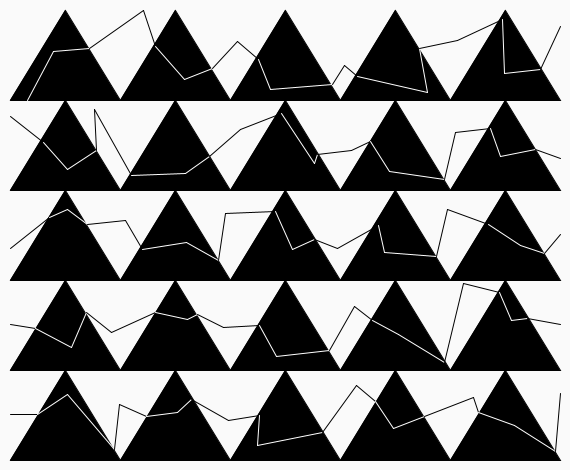
Frame 1 (no input)
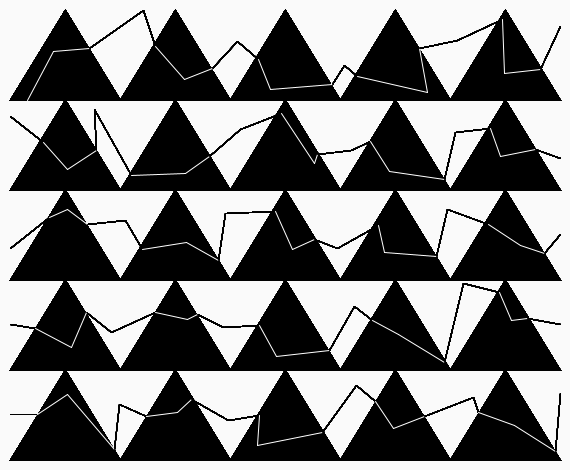
Frame 60 (the mouse pressed at the canvas centre just before this capture)
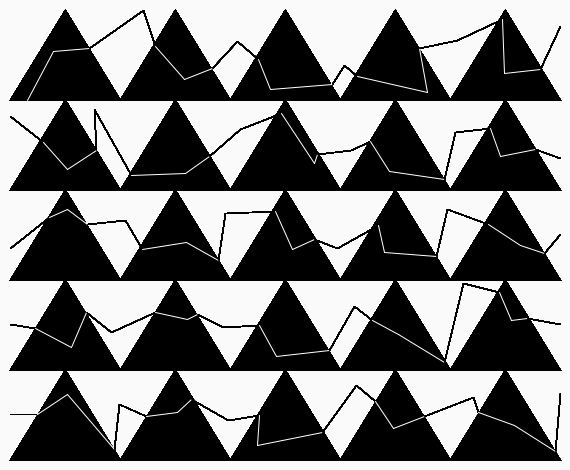
Frame 120 (the mouse held since frame 60 and released just before this capture)

The Processing sketch that drew these frames (run headless with seeded random() and noise(); from frame 60 on, the mouse is pressed at the canvas centre):

// Processing sketch: processing_84062
// ── processing_84062.pde

void setup()
{
 size(570,470);
  background(250);
}

void draw()
{
println(mouseX);
println(mouseY);

smooth();

fill(0);
triangle (10,100,65,10,120,100);
triangle (120,100,175,10,230,100);
triangle (230,100,285,10,340,100);
triangle (340,100,395,10,450,100);
triangle (450,100,505,10,560,100);
//+100 en y  et +120 en x
triangle (10,190,65,100,120,190);
triangle (120,190,175,100,230,190);
triangle (230,190,285,100,340,190);
triangle (340,190,395,100,450,190);
triangle (450,190,505,100,560,190);

triangle (10,280,65,190,120,280);
triangle (120,280,175,190,230,280);
triangle (230,280,285,190,340,280);
triangle (340,280,395,190,450,280);
triangle (450,280,505,190,560,280);

triangle (10,370,65,280,120,370);
triangle (120,370,175,280,230,370);
triangle (230,370,285,280,340,370);
triangle (340,370,395,280,450,370);
triangle (450,370,505,280,560,370);

triangle (10,460,65,370,120,460);
triangle (120,460,175,370,230,460);
triangle (230,460,285,370,340,460);
triangle (340,460,395,370,450,460);
triangle (450,460,505,370,560,460);



//1
stroke(255);
line(27,100,53,51);
line(53,51,89,48);
//2
stroke(0);
line(89,48,143,10);
line(143,10,155,46);
//3
stroke(255);
line(155,46,184,79);
line(184,79,212,68);
//4
stroke(0);
line(212,68,237,41);
line(237,41,258,59);
//5
stroke(255);
line(258,59,270,89);
line(270,89,332,84);
//6
stroke(0);
line(332,84,344,65);
line(344,65,357,76);
//7
stroke(255);
line(357,76,427,92);
line(427,92,419,48);
//8
stroke(0);
line(419,48,457,40);
line(457,40,502,19);
//9
stroke(255);
line(502,19,504,73);
line(504,73,540,69);


//10
stroke(0);
line(540,69,560,26);
line(10,116,43,142);
//11
stroke(255);
line(43,142,67,169);
line(67,169,96,150);
//12
stroke(0);
line(96,150,94,109);
line(94,109,131,175);
//13
stroke(255);
line(131,175,185,173);
line(185,173,209,156);
//14
stroke(0);
line(209,156,240,129);
line(240,129,281,113);
//15
stroke(255);
line(281,113,314,163);
line(314,163,317,154);
//16
stroke(0);
line(317,154,351,150);
line(351,150,370,141);
//17
stroke(255);
line(370,141,389,171);
line(389,171,444,179);
//18
stroke(0);
line(444,179,455,132);
line(455,132,490,128);
//19
stroke(255);
line(490,128,500,156);
line(500,156,535,149);


//20
stroke(0);
line(535,149,560,158);
line(10,248,49,217);
//21
stroke(255);
line(49,217,67,209);
line(67,209,87,224);
//22
stroke(0);
line(87,224,125,220);
line(125,220,142,249);
//23
stroke(255);
line(142,249,186,242);
line(186,242,218,260);
//24
stroke(0);
line(218,260,225,213);
line(225,213,275,211);
//25
stroke(255);
line(275,211,292,249);
line(292,249,314,239);
//26
stroke(0);
line(314,239,337,248);
line(337,248,378,225);
//27
stroke(255);
line(378,225,384,252);
line(384,252,436,256);
//28
stroke(0);
line(436,256,447,209);
line(447,209,488,224);
//29
stroke(255);
line(488,224,520,245);
line(520,245,544,253);


//30
stroke(0);
line(544,253,560,234);
line(10,324,35,328);
//31
stroke(255);
line(35,328,71,347);
line(71,347,86,312);
//32
stroke(0);
line(86,312,111,332);
line(111,332,155,312);
//33
stroke(255);
line(155,312,187,319);
line(187,319,197,314);
//34
stroke(0);
line(197,314,223,327);
line(223,327,259,325);
//35
stroke(255);
line(259,325,276,356);
line(276,356,329,350);
//36
stroke(0);
line(329,350,354,306);
line(354,306,372,320);
//37
stroke(255);
line(372,320,398,334);
line(398,334,444,362);
//38
stroke(0);
line(444,362,463,283);
line(463,283,499,292);
//39
stroke(255);
line(499,292,511,320);
line(511,320,527,318);


//40
stroke(0);
line(527,318,560,324);
line(10,414,37,414);
//41
stroke(255);
line(37,414,67,394);
line(67,394,114,449);
//42
stroke(0);
line(114,449,119,404);
line(119,404,146,416);
//43
stroke(255);
line(146,416,177,412);
line(177,412,191,399);
//44
stroke(0);
line(191,399,228,420);
line(228,420,259,415);
//45
stroke(255);
line(259,415,257,445);
line(257,445,322,432);
//46
stroke(0);
line(322,432,356,385);
line(356,385,375,401);
//47
stroke(255);
line(375,401,393,428);
line(393,428,424,416);
//48
stroke(0);
line(424,416,473,397);
line(473,397,478,412);
//49
stroke(255);
line(478,412,514,425);
line(514,425,555,451);
//50
stroke(0);
line(555,451,560,393);



}
